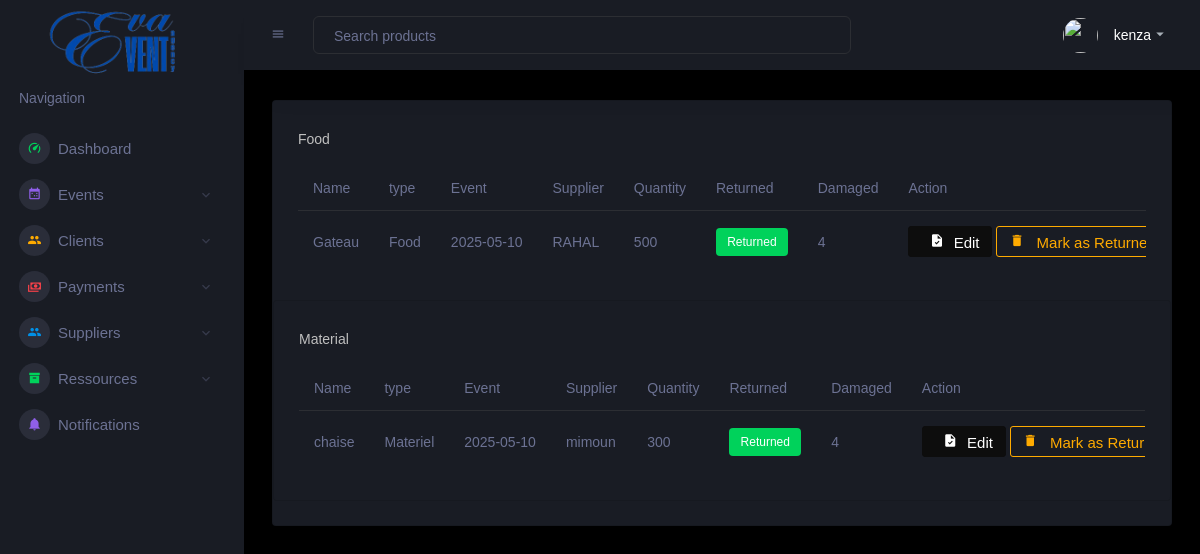
Page /ressources/ (signed in) on the committed database.
### eventApp/models.py (models this page shows, shortened)
class Ressource(models.Model):
    nom = models.CharField(max_length=255)
    type = models.CharField(max_length=50, choices=TypeRessource.choices)
    quantite_disponible = models.PositiveIntegerField(default=1)
    cout_unitaire = models.DecimalField(max_digits=10, decimal_places=2, null=True, blank=True)
    disponible = models.BooleanField(default=True)
    fournisseur = models.ForeignKey(Fournisseur, on_delete=models.SET_NULL, null=True, blank=True, related_name='ressources')
    returned = models.BooleanField(default=False)
    date_acquisition = models.DateField(null=True, blank=True)
    damaged = models.PositiveIntegerField(default=0)
    evenement = models.ForeignKey(Evenement, on_delete=models.CASCADE, related_name='ressources', null=True, blank=True)

class Evenement(models.Model):
    date_evenement = models.DateField()
    type = models.CharField(max_length=20, choices=TypeEvenement.choices)
    date_contrat = models.DateField()
    status = models.CharField(max_length=100)
    Progress = models.DecimalField(max_digits=5, decimal_places=2,default="0.0")
    client = models.ForeignKey(Client, on_delete=models.CASCADE, related_name='ses_clients')
    fournisseurs = models.ManyToManyField(Fournisseur, related_name='ses_fournisseurs')
    deleted = models.BooleanField(default=True)
    def __str__(self):
        return f"{self.date_evenement}"

class Fournisseur(models.Model):
    nom = models.CharField(max_length=100)
    type = models.CharField(max_length=20, choices=TypeFournisseur.choices)
    num_tel = models.BigIntegerField()
    email = models.EmailField()
    adresse = models.TextField()
    deleted = models.BooleanField(default=False)
    def __str__(self):
        return self.nom

### eventApp/views.py (the view)
# urls.py: path("ressources/",ressources,name="ressources"),
@login_required
def ressources(request):
    ressources = Ressource.objects.all()
    return render(request,'ressources/ressources.html',{'ressources':ressources})

### templates/ressources/ressources.html (shortened to what this page needs)
{% extends 'base.html' %}
{% block content %}
      <div class="row">
        <div class="col-lg-12 grid-margin stretch-card">
          <div class="card">
            <div class="card-body">
              <p class="card-description"> Food </code>
              </p>
              <div class="table-responsive">
                <table class="table">
                  <thead>
                    <tr>
                      <th>Name</th>
                      <th>type</th>
                      <th>Event</th>
                      <th>Supplier</th>
                      <th>Quantity</th>
                      <th>Returned</th>
                      <th>Damaged</th>
                      <th>Action</th>
                    </tr>
                  </thead>
                  <tbody>
                    {% for ress in ressources %}
                    {% if ress.type == 'Food' %}
                    <tr>
                      <td>{{ress.nom}}</td>
                      <td>{{ress.type}}</td>
                      <td>{{ress.evenement}}</td>
                      <td>{{ress.fournisseur}}</td>
                      <td>{{ress.quantite_disponible}}</td>
                      {% if ress.returned %}
                      <td><label class="badge badge-success">Returned</label></td>
                  {% else %}
                      <td><label class="badge badge-danger">Not yet</label></td>
                  {% endif %}
                     <td>{{ress.damaged}}</td>
                     <td>
                      <a href="{% url 'RessEdit' ress.id %}" class="btn btn-dark btn-icon-text">
                            <i class="mdi mdi-file-check btn-icon-append"></i> Edit
                      </a>
                      <form method="post" action="{% url 'ressourceReturned' ress.id %}" style="display:inline;">
                    <button type="submit" class="btn btn-outline-warning btn-icon-text deleted">
                        <i class="mdi mdi-delete btn-icon-prepend"></i> Mark as Returned
                    </button>
                </form>
                    </td>
                    </tr>
                    {% endif %}
                    {% endfor %}
                  </tbody>
                </table>
              </div>
            </div>
            <div class="row">
                <div class="col-lg-12 grid-margin stretch-card">
                  <div class="card">
                    <div class="card-body">
                      <p class="card-description"> Material </code>
                      </p>
                      <div class="table-responsive">
                        <table class="table">
                          <thead>
                            <tr>
                              <th>Name</th>
                              <th>type</th>
                              <th>Event</th>
                              <th>Supplier</th>
                              <th>Quantity</th>
                              <th>Returned</th>
                              <th>Damaged</th>
                              <th>Action</th>
                            </tr>
                          </thead>
                          <tbody>
                            {% for ress in ressources %}
                            {% if ress.type == 'Materiel' %}
                            <tr>
                              <td>{{ress.nom}}</td>
                              <td>{{ress.type}}</td>
                              <td>{{ress.evenement}}</td>
                              <td>{{ress.fournisseur}}</td>
                              <td>{{ress.quantite_disponible}}</td>
                              {% if ress.returned %}
                              <td><label class="badge badge-success">Returned</label></td>
                          {% else %}
                              <td><label class="badge badge-danger">Not yet</label></td>
                          {% endif %}
                             <td>{{ress.damaged}}</td>
                             <td>
                              <a href="{% url 'RessEdit' ress.id %}" class="btn btn-dark btn-icon-text">
                                    <i class="mdi mdi-file-check btn-icon-append"></i> Edit
                              </a>
                              <form method="post" action="{% url 'ressourceReturned' ress.id %}" style="display:inline;">
                            <button type="submit" class="btn btn-outline-warning btn-icon-text deleted">
                                <i class="mdi mdi-delete btn-icon-prepend"></i> Mark as Returned
                            </button>
                        </form>
                            </td>
                            </tr>
                            {% endif %}
                            {% endfor %}
                          </tbody>
                        </table>
                      </div>
                    </div>
{% endblock %}

### templates/base.html (shortened to what this page needs)
{% load static %}
<!DOCTYPE html>
<html lang="en">
<head>
    <link rel="stylesheet" href="{% static 'vendors/mdi/css/materialdesignicons.min.css' %}">
    <link rel="stylesheet" href="{% static 'vendors/css/vendor.bundle.base.css' %}">
    <link rel="stylesheet" href="{% static 'vendors/jvectormap/jquery-jvectormap.css' %}">
    <link rel="stylesheet" href="{% static 'vendors/flag-icon-css/css/flag-icon.min.css' %}">
    <link rel="stylesheet" href="{% static 'vendors/owl-carousel-2/owl.carousel.min.css' %}">
    <link rel="stylesheet" href="{% static 'vendors/owl-carousel-2/owl.theme.default.min.css' %}">
    <link rel="stylesheet" href="{% static 'css/style.css' %}">
</head>
<body>
    <div class="container-scroller">
        <nav class="sidebar sidebar-offcanvas" id="sidebar">
            <div class="sidebar-brand-wrapper d-none d-lg-flex align-items-center justify-content-center fixed-top">
                <a  href=""><img width="170px" height="170px"
                    src="{% static 'images/logo.png' %}"
                        alt="logo" /></a>
            </div>
            <ul class="nav">
                <li class="nav-item nav-category">
                    <span class="nav-link">Navigation</span>
                </li>
                <li class="nav-item menu-items">
                    <a class="nav-link" href="">
                        <span class="menu-icon">
                            <i class="mdi mdi-speedometer"></i>
                        </span>
                        <span class="menu-title">Dashboard</span>
                    </a>
                </li>
                <li class="nav-item menu-items">
                    <a class="nav-link" data-toggle="collapse" href="#ui-ev" aria-expanded="false"
                        aria-controls="ui-ev">
                        <span class="menu-icon">
                            <i class="mdi mdi-calendar-multiselect"></i>
                        </span>
                        <span class="menu-title">Events</span>
                        <i class="menu-arrow"></i>
                    </a>
                </li>
                <li class="nav-item menu-items">
                    <a class="nav-link" data-toggle="collapse" href="#ui-basic" aria-expanded="false"
                        aria-controls="ui-basic">
                        <span class="menu-icon">
                            <i class="mdi mdi-account-multiple"></i>
                        </span>
                        <span class="menu-title">Clients</span>
                        <i class="menu-arrow"></i>
                    </a>
                </li>
                <li class="nav-item menu-items">
                    <a class="nav-link" data-toggle="collapse" href="#ui-pay" aria-expanded="false"
                        aria-controls="ui-pay">
                        <span class="menu-icon">
                            <i class="mdi mdi-cash-multiple"></i>
                        </span>
                        <span class="menu-title">Payments</span>
                        <i class="menu-arrow"></i>
                    </a>
                </li>
                <li class="nav-item menu-items">
                    <a class="nav-link" data-toggle="collapse" href="#ui-supp" aria-expanded="false"
                        aria-controls="ui-supp">
                        <span class="menu-icon">
                            <i class="mdi mdi-account-multiple"></i>
                        </span>
                        <span class="menu-title">Suppliers</span>
                        <i class="menu-arrow"></i>
                    </a>
                </li>
                <li class="nav-item menu-items">
                    <a class="nav-link" data-toggle="collapse" href="#ui-ress" aria-expanded="false"
                        aria-controls="ui-ress">
                        <span class="menu-icon">
                            <i class="mdi mdi-archive"></i>
                        </span>
                        <span class="menu-title">Ressources</span>
                        <i class="menu-arrow"></i>
                    </a>
                </li>
                <li class="nav-item menu-items">
                    <a class="nav-link" href="">
                        <span class="menu-icon">
                            <i class="mdi mdi-bell"></i>
                        </span>
                        <span class="menu-title">Notifications</span>
                    </a>
                </li>
            </ul>
        </nav>
        <div class="container-fluid page-body-wrapper">
            <nav class="navbar p-0 fixed-top d-flex flex-row">
                <div class="navbar-menu-wrapper flex-grow d-flex align-items-stretch">
                    <button class="navbar-toggler navbar-toggler align-self-center" type="button"
                        data-toggle="minimize">
                        <span class="mdi mdi-menu"></span>
                    </button>
                    <ul class="navbar-nav w-100">
                        <li class="nav-item w-100">
                            <form class="nav-link mt-2 mt-md-0 d-none d-lg-flex search">
                                <input type="text" class="form-control" placeholder="Search products">
                            </form>
                        </li>
                    </ul>
                    <ul class="navbar-nav navbar-nav-right">
                        <li class="nav-item dropdown">
                            <a class="nav-link" id="profileDropdown" href="#" data-toggle="dropdown">
                                <div class="navbar-profile">
                                    <img class="img-xs rounded-circle"
                                        src="{% static 'images/faces/face15.jpg' %}" alt="">
                                    <p class="mb-0 d-none d-sm-block navbar-profile-name">{{request.user.username}}</p>
                                    <i class="mdi mdi-menu-down d-none d-sm-block"></i>
                                </div>
                            </a>
                        </li>
                    </ul>
                </div>
            </nav>
            <div class="main-panel">
                <div class="content-wrapper">
                    {% block content %}{% endblock %}
                </div>
            </div>
        </div>
    </div>
</body>
</html>

### templates/ressources/ressources.html (style rules this page uses)
.table-responsive { scrollbar-width: none; -ms-overflow-style: none; }

### rows in the picture
Ressource: nom "Gateau", type "Food", evenement "2025-05-10", fournisseur "RAHAL", quantite_disponible "500", returned "Returned", damaged "4"
Ressource: nom "chaise", type "Materiel", evenement "2025-05-10", fournisseur "mimoun", quantite_disponible "300", returned "Returned", damaged "4"

### other values in the picture
{{ request.user.username }} "kenza"
